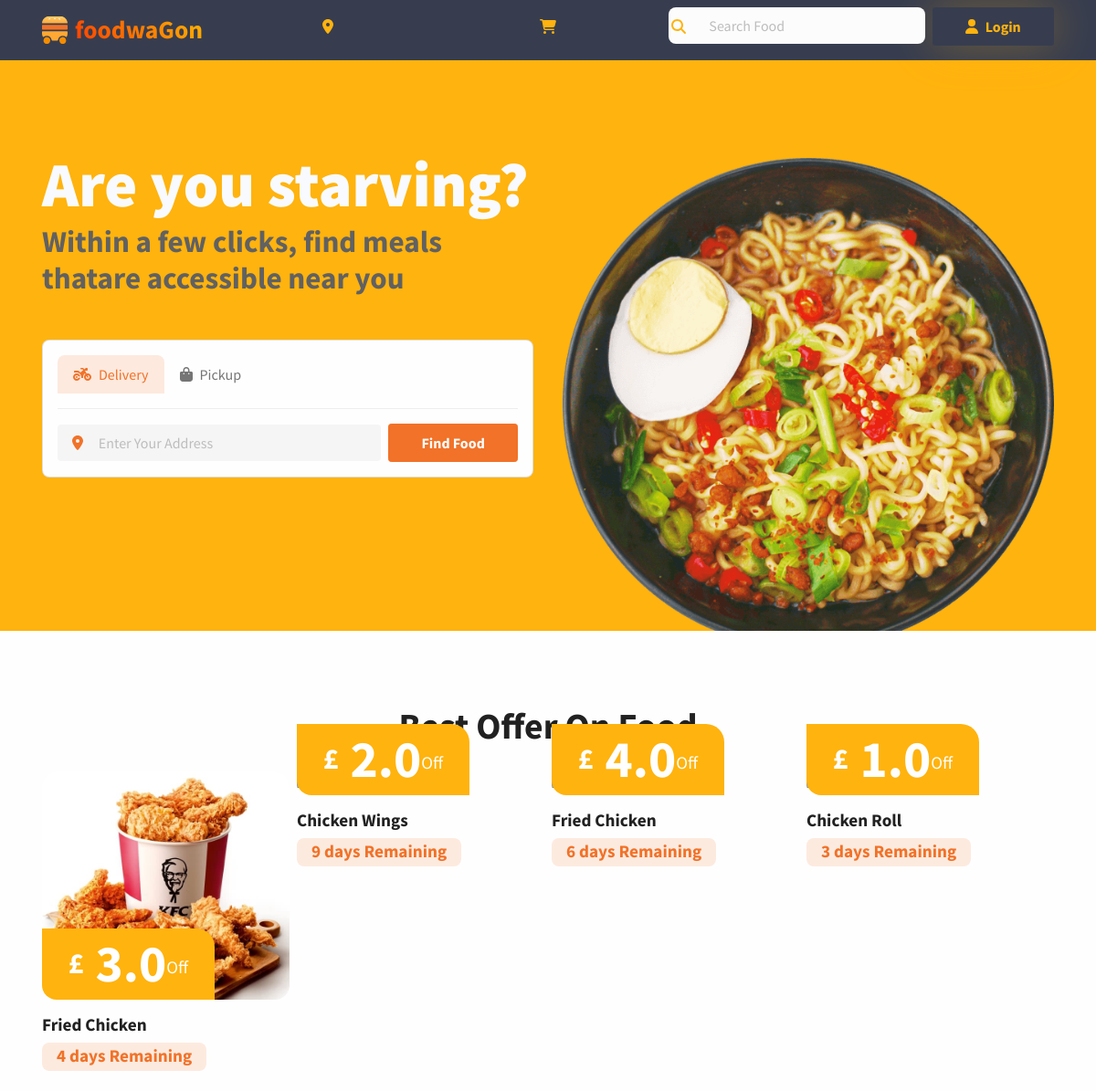
The app's page / (upper part), older data.
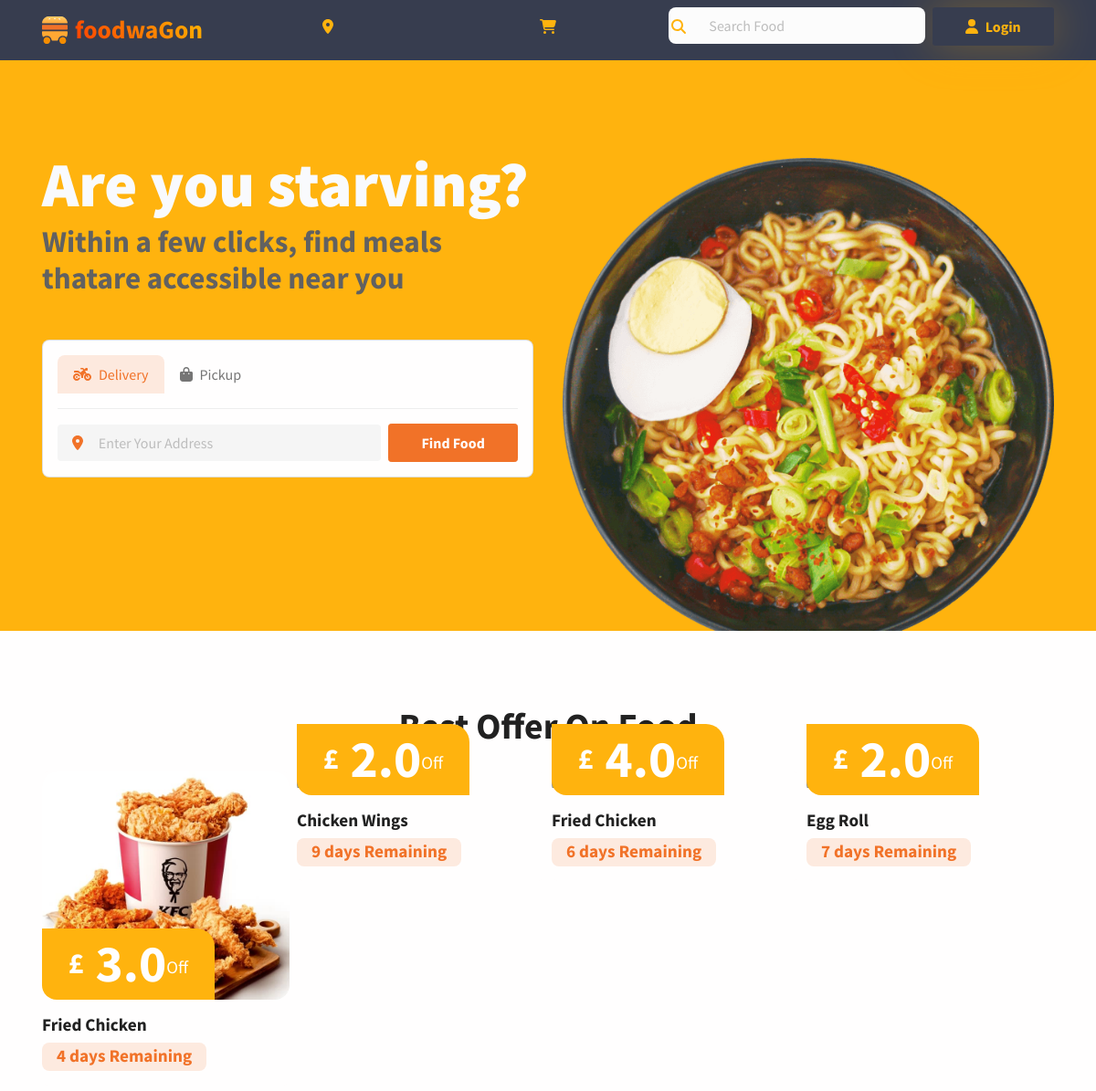
The same page, newer data.
### product/models.py (models this page shows, shortened)
class Product(models.Model):
    name = models.CharField(max_length=100)
    quantity = models.CharField(max_length=10)
    stock = models.IntegerField()
    price = models.FloatField(max_length=100)
    image = models.ImageField(upload_to="images/food/")
    trader = models.ForeignKey(User, on_delete=models.CASCADE)
    status = models.BooleanField(default=True)
    category = models.ForeignKey(Categories, on_delete=models.CASCADE)
    class Meta:
        unique_together = ("name", "trader")

class Offer(models.Model):
    offer_amount = models.DecimalField(max_digits=5, decimal_places=1)
    trader_offer = models.ForeignKey(User, on_delete=models.CASCADE)
    product_offer = models.ForeignKey(Product, on_delete=models.CASCADE)
    offer_time = models.IntegerField()

### delivery/views.py (the view)
# urls.py: path("", views.CategoryView.as_view(), name="delivery"),
class CategoryView(TemplateView):
    template_name = "delivery.html"
    def get(self, request):
        if request.session.has_key("user"):
            semail = request.session["user"]
            verifyUser = User.objects.filter(email=semail).first()
            if verifyUser.admin or verifyUser.is_staff:
                return HttpResponseRedirect("../admins/admin")
        product = Product.objects.all()
        traders = User.objects.filter(is_staff=True, is_active=True)
        trader = traders[0:4]
        offerss = Offer.objects.all()
        offer = offerss[0:4]
        product1 = product[0:5]
        product2 = product[5:10]
        return render(
            request,
            self.template_name,
            {
                "trader": trader,
                "product": product,
                "offer": offer,
                "product1": product1,
                "product2": product2,
                "traderss": traders,
            },
        )

### templates/delivery.html (shortened to what the changed rows need)
<!DOCTYPE html>
<html lang="en-US" dir="ltr">
{% load static %}
<head>
  <link href="{%static 'assets/css/theme.css' %}" rel="stylesheet" />
</head>
<body>
  <main class="main" id="top">
    <section class="py-5 overflow-hidden bg-primary" id="home">
      <div class="container">
        <div class="row flex-center">
          <div class="col-md-7 col-lg-6 py-8 text-md-start text-center">
            <h1 class="display-1 fs-md-5 fs-lg-6 fs-xl-8 text-light">
              Are you starving?
            </h1>
            <h1 class="text-800 mb-5 fs-4">
              Within a few clicks, find meals that<br class="d-none d-xxl-block" />are accessible near you
            </h1>
          </div>
        </div>
      </div>
    </section>
    <section class="py-0">
      <div class="container">
        <div class="row h-100 gx-2 mt-7">
          {% for offers in offer%}
          {% for products in product %}
          {%if offers.product_offer_id == products.id%}
          {%if products.status == True %}
          <div class="col-sm-6 col-lg-3 mb-3 mb-md-0 h-100 pb-4">
            <div class="card card-span h-100">
              <div class="position-relative">
                <div class="shownimage">
                  <img class="img-fluid rounded-3" src="{{products.image.url}}" alt="..." />
                </div>
                <div class="card-actions">
                  <div class="badge badge-foodwagon bg-primary p-4">
                    <div class="d-flex flex-between-center">
                      <div class="d-block text-white fs-2">£ &nbsp;</div>
                      <div class="text-white fs-7">{{offers.offer_amount}}</div>
                      <div class="fw-normal fs-1 mt-2">Off</div>
                    </div>
                  </div>
                </div>
              </div>
              <div class="card-body px-0">
                <h5 class="fw-bold text-1000 text-truncate">
                  {{products.name}}
                </h5>
                <span class="badge bg-soft-danger py-2 px-3"><span class="fs-1 text-danger">{{offers.offer_time}} days
                    Remaining</span></span>
              </div>
            </div>
          </div>
          {%endif%}
          {%endif%}
          {%endfor%}
          {%endfor%}
        </div>
      </div>
    </section>
  </main>
</body>
</html>

Row changes from the older to the newer data that the page shows:
removed Offer: offer_amount "1.0", offer_time "3"
no longer on this page (row unchanged): Product: name "Chicken Roll"
now on this page (row unchanged): Offer: offer_amount "2.0", offer_time "7"
now on this page (row unchanged): Product: name "Egg Roll"
